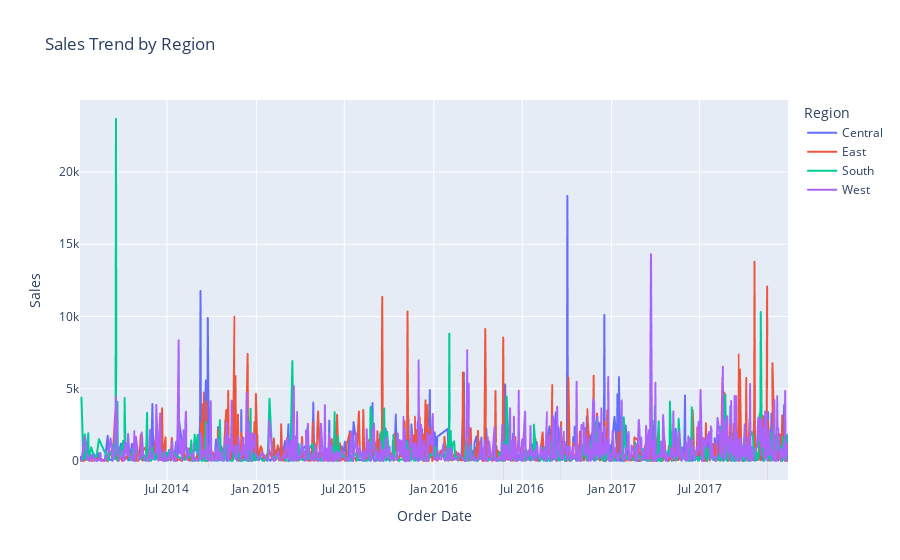

Notebook source saved alongside this figure:
### Code cell
# Line chart of sales trends by region.
def salesTrendByRegion(df):
    try:
        df['Order Date'] = pd.to_datetime(df['Order Date'])
        sales_region = df.groupby(['Order Date', 'Region'])['Sales'].sum().reset_index()
        fig = px.line(sales_region, x='Order Date', y='Sales', color='Region', title='Sales Trend by Region')
        fig.show()
        logging.info("Sales trend by region plotted successfully.")
    except Exception as e:
        logging.error(f"Error plotting sales trend by region: {e}")


salesTrendByRegion(dfo)

### Figure 1 — Plotly figure (JSON) as saved in the notebook; plotly's stock layout.template omitted (floating-point values rounded to 4 significant figures; data arrays with more than 128 entries replaced by an {"elided": "..."} marker saying what was removed)
{"data": [{"hovertemplate": "Region=Central<br>Order Date=%{x}<br>Sales=%{y}<extra></extra>", "legendgroup": "Central", "line": {"color": "#636efa", "dash": "solid"}, "marker": {"symbol": "circle"}, "mode": "lines", "name": "Central", "showlegend": true, "type": "scattergl", "x": {"elided": "720 str values"}, "xaxis": "x", "y": {"elided": "720 float values"}, "yaxis": "y"}, {"hovertemplate": "Region=East<br>Order Date=%{x}<br>Sales=%{y}<extra></extra>", "legendgroup": "East", "line": {"color": "#EF553B", "dash": "solid"}, "marker": {"symbol": "circle"}, "mode": "lines", "name": "East", "showlegend": true, "type": "scattergl", "x": {"elided": "787 str values"}, "xaxis": "x", "y": {"elided": "787 float values"}, "yaxis": "y"}, {"hovertemplate": "Region=South<br>Order Date=%{x}<br>Sales=%{y}<extra></extra>", "legendgroup": "South", "line": {"color": "#00cc96", "dash": "solid"}, "marker": {"symbol": "circle"}, "mode": "lines", "name": "South", "showlegend": true, "type": "scattergl", "x": {"elided": "604 str values"}, "xaxis": "x", "y": {"elided": "604 float values"}, "yaxis": "y"}, {"hovertemplate": "Region=West<br>Order Date=%{x}<br>Sales=%{y}<extra></extra>", "legendgroup": "West", "line": {"color": "#ab63fa", "dash": "solid"}, "marker": {"symbol": "circle"}, "mode": "lines", "name": "West", "showlegend": true, "type": "scattergl", "x": {"elided": "845 str values"}, "xaxis": "x", "y": {"elided": "845 float values"}, "yaxis": "y"}], "layout": {"legend": {"title": {"text": "Region"}, "tracegroupgap": 0}, "title": {"text": "Sales Trend by Region"}, "xaxis": {"anchor": "y", "domain": [0, 1], "title": {"text": "Order Date"}}, "yaxis": {"anchor": "x", "domain": [0, 1], "title": {"text": "Sales"}}}}
